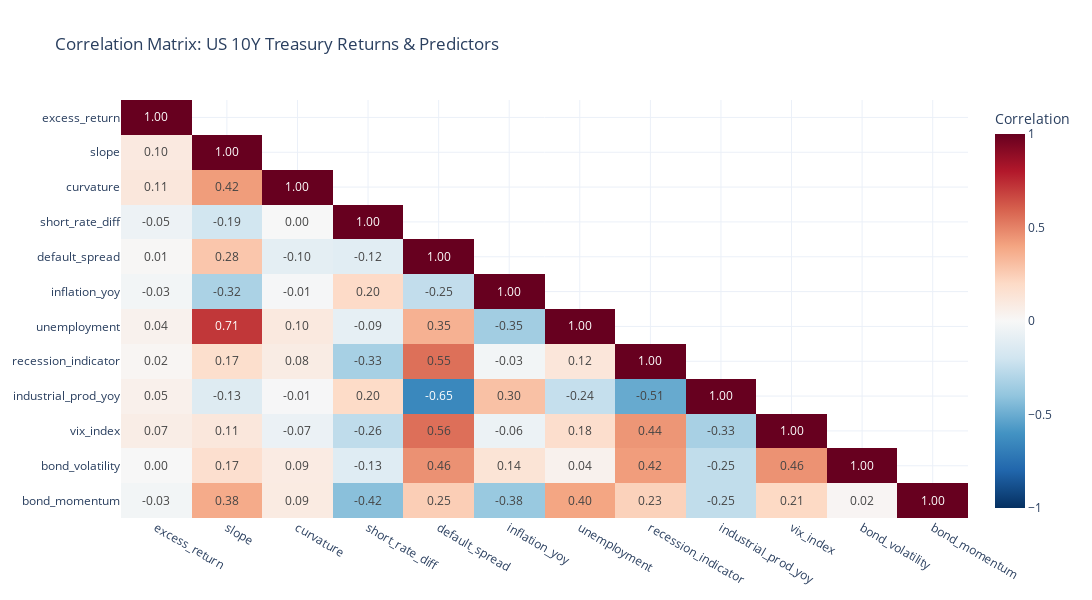

The cell this chart's notebook holds for it:
### Markdown cell above
Check the correlation between variables.

### Code cell
all_cols = ['excess_return'] + ['slope', 'curvature', 'short_rate_diff', 'default_spread', 'inflation_yoy', 'unemployment',
              'recession_indicator', 'industrial_prod_yoy', 'vix_index', 'bond_volatility', 'bond_momentum']

corr_matrix = df_final[all_cols].corr()

mask = np.triu(np.ones_like(corr_matrix, dtype=bool), k=1)
df_corr_masked = corr_matrix.mask(mask)

fig_heatmap = px.imshow(
    df_corr_masked,
    text_auto=".2f",
    aspect="auto",
    color_continuous_scale='RdBu_r',
    zmin=-1, zmax=1,
    title="Correlation Matrix: US 10Y Treasury Returns & Predictors",
    labels=dict(color="Correlation"),
    height=600,
    width=1100, template='plotly_white'
)
fig_heatmap.show()

### Figure 1 — Plotly figure (JSON) as saved in the notebook; plotly's stock layout.template omitted (floating-point values rounded to 4 significant figures; data arrays with more than 128 entries replaced by an {"elided": "..."} marker saying what was removed)
{"data": [{"coloraxis": "coloraxis", "hovertemplate": "x: %{x}<br>y: %{y}<br>Correlation: %{z}<extra></extra>", "name": "0", "texttemplate": "%{z:.2f}", "type": "heatmap", "x": ["excess_return", "slope", "curvature", "short_rate_diff", "default_spread", "inflation_yoy", "unemployment", "recession_indicator", "industrial_prod_yoy", "vix_index", "bond_volatility", "bond_momentum"], "xaxis": "x", "y": ["excess_return", "slope", "curvature", "short_rate_diff", "default_spread", "inflation_yoy", "unemployment", "recession_indicator", "industrial_prod_yoy", "vix_index", "bond_volatility", "bond_momentum"], "yaxis": "y", "z": {"elided": "12x12 float values"}}], "layout": {"coloraxis": {"cmax": 1, "cmin": -1, "colorbar": {"title": {"text": "Correlation"}}, "colorscale": [[0, "rgb(5,48,97)"], [0.1, "rgb(33,102,172)"], [0.2, "rgb(67,147,195)"], [0.3, "rgb(146,197,222)"], [0.4, "rgb(209,229,240)"], [0.5, "rgb(247,247,247)"], [0.6, "rgb(253,219,199)"], [0.7, "rgb(244,165,130)"], [0.8, "rgb(214,96,77)"], [0.9, "rgb(178,24,43)"], [1, "rgb(103,0,31)"]]}, "height": 600, "title": {"text": "Correlation Matrix: US 10Y Treasury Returns & Predictors"}, "width": 1100, "xaxis": {"anchor": "y", "domain": [0, 1]}, "yaxis": {"anchor": "x", "autorange": "reversed", "domain": [0, 1]}}}
